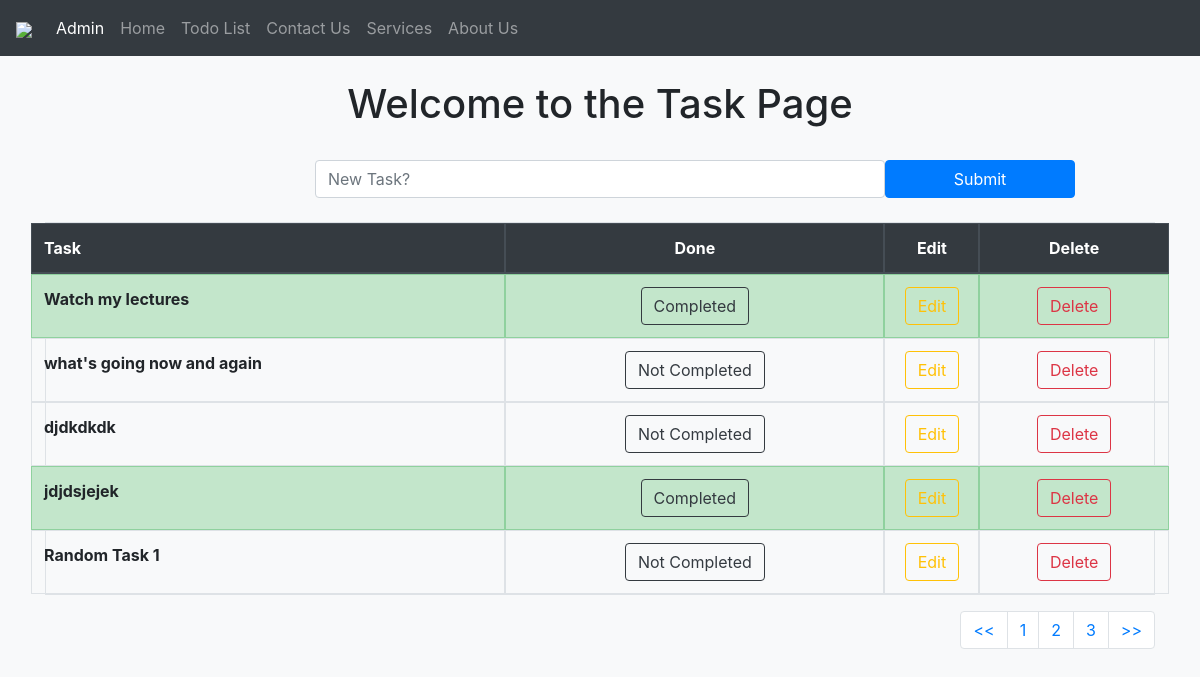
Page /todolist/?pg=2 on the committed database.
### todolist_app/models.py (models this page shows, shortened)
class TaskList(models.Model):
    task = models.CharField(max_length=300)
    done = models.BooleanField(default=False)

### todolist_app/views.py (the view)
# urls.py: path('todolist/', include('todolist_app.urls')),
def todolist(request):
    if request.method == "POST":
        form = TaskForm(request.POST or None)
        if form.is_valid():
            form.save()
            messages.success(request, ("New Task Added!!"))
        return redirect('todolist')
    else:
        all_tasks = TaskList.objects.all()
        paginator = Paginator(all_tasks, 5)
        page = request.GET.get('pg')
        all_tasks = paginator.get_page(page)
        return render(request, 'todolist.html', {'all_tasks':all_tasks})

### todolist_app/templates/todolist.html (shortened to what this page needs)
{% extends 'base.html' %}
{% block content %}
    <div class="container">
    <br>
        <h1 style="text-align:center">{{ 'Welcome to the Task Page' }}</h1>
    <br>
    <form method="POST" class="row">
        <p class="col-lg-3"></p>
        <input type="text" class="form-control col-lg-6" name="task" placeholder="New Task?">
        <button type="submit" class="btn btn-primary col-lg-2">Submit</button>
        <p class="col-lg-1"></p>
    </form>
    <br>
    <table class="table table-bordered text-center">
         <thead class="thead-dark">
            <tr class ="row">
                <th class="col-5 text-left">Task</th>
                <th class="col-4">Done</th>
                <th class="col-1">Edit</th>
                <th class="col-2">Delete</th>
            </tr>
        </thead>
        <tbody>
        {% if all_tasks %}
            {% for obj in all_tasks %}
                {% if obj.done %}
                    <tr class="table-success row">
                        <th class="col-5 text-left">{{ obj.task }}</th>
                        <td class="col-4"><a href="{% url 'no_task' obj.id %}"><button type="button" class="btn btn-outline-dark">Completed</button></a></td>
                        <td class="col-1"><a href="{% url 'edit_task' obj.id %}"><button type="button" class="btn btn-outline-warning">Edit</button></a></td>
                        <td class="col-2"><a href="{% url 'delete_task' obj.id %}"><button type="button" class="btn btn-outline-danger">Delete</button></a></td>
                    </tr>
                {% else %}
                    <tr class="row">
                        <th class="col-5 text-left">{{ obj.task }}</th>
                        <td class="col-4"><a href="{% url 'yes_task' obj.id %}"><button type="button" class="btn btn-outline-dark">Not Completed</button></a></td>
                        <td class="col-1"><a href="{% url 'edit_task' obj.id %}"><button type="button" class="btn btn-outline-warning">Edit</button></a></td>
                        <td class="col-2"><a href="{% url 'delete_task' obj.id %}"><button type="button" class="btn btn-outline-danger">Delete</button></a></td>
                    </tr>
                {% endif %}
            {% endfor %}
        {% endif %}
        </tbody>
    </table>
    <nav aria-label="Page navigation example">
        <ul class="pagination justify-content-end">
            <li class="page-item"><a class="page-link" href="?pg=1"><<</a></li>
            {% if all_tasks.has_previous %}
                <li class="page-item"><a class="page-link" href="?pg={{ all_tasks.previous_page_number }}">{{ all_tasks.previous_page_number }}</a></li>
            {% endif %}
            <li class="page-item"><a class="page-link" href="?pg={{ all_tasks.number }}">{{ all_tasks.number }}</a></li>
            {% if all_tasks.has_next %}
                <li class="page-item"><a class="page-link" href="?pg={{ all_tasks.next_page_number }}">{{ all_tasks.next_page_number }}</a></li>
            {% endif %}
            <li class="page-item">
                <a class="page-link" href="?pg={{ all_tasks.paginator.num_pages }}">>></a>
            </li>
        </ul>
    </nav>
    </div>
{% endblock content %}

### rows in the picture
TaskList: task "Watch my lectures"
TaskList: task "what's going now and again"
TaskList: task "djdkdkdk"
TaskList: task "jdjdsjejek"
TaskList: task "Random Task 1"

### other values in the picture
{{ 'Welcome to the Task Page' }} "Welcome to the Task Page"
{{ all_tasks.previous_page_number }} "1"
{{ all_tasks.number }} "2"
{{ all_tasks.next_page_number }} "3"
